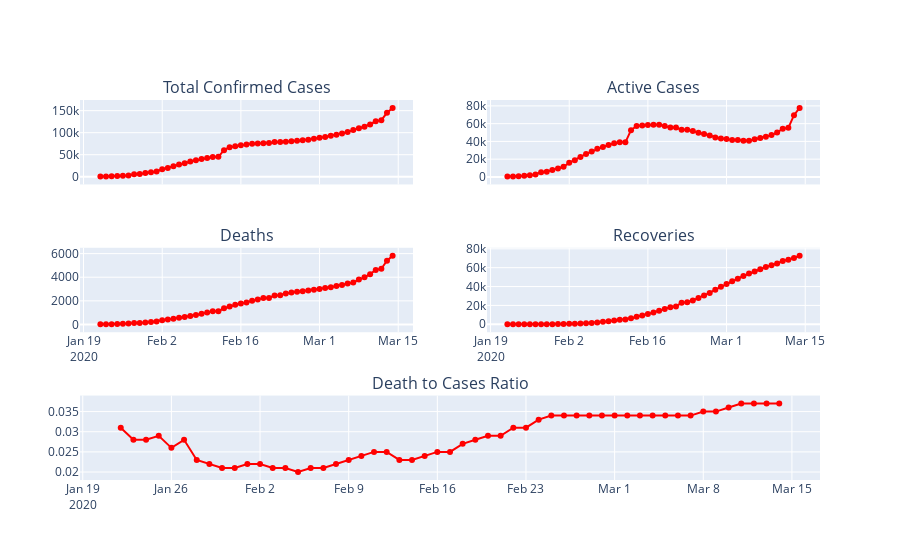

Notebook cell for this chart:
### Code cell
chartcol='red'
fig = make_subplots(rows=3, cols=2,shared_xaxes=True,
                    specs=[[{}, {}],[{},{}],
                       [{"colspan": 2}, None]],
                    subplot_titles=('Total Confirmed Cases','Active Cases','Deaths','Recoveries','Death to Cases Ratio'))
fig.add_trace(go.Scatter(x=GlobalTotals.index,y=GlobalTotals['Total Confirmed Cases'],
                         mode='lines+markers',
                         name='Confirmed Cases',
                         line=dict(color=chartcol,width=2)),
                         row=1,col=1)
fig.add_trace(go.Scatter(x=GlobalTotals.index,y=GlobalTotals['Active Cases'],
                         mode='lines+markers',
                         name='Active Cases',
                         line=dict(color=chartcol,width=2)),
                         row=1,col=2)
fig.add_trace(go.Scatter(x=GlobalTotals.index,y=GlobalTotals['Total Deaths'],
                         mode='lines+markers',
                         name='Deaths',
                         line=dict(color=chartcol,width=2)),
                         row=2,col=1)
fig.add_trace(go.Scatter(x=GlobalTotals.index,y=GlobalTotals['Total Recoveries'],
                         mode='lines+markers',
                         name='Recoveries',
                         line=dict(color=chartcol,width=2)),
                         row=2,col=2)
fig.add_trace(go.Scatter(x=GlobalTotals.index,y=GlobalTotals['Death to Cases Ratio'],
                         mode='lines+markers',
                         line=dict(color=chartcol,width=2)),
                         row=3,col=1)
fig.update_layout(showlegend=False)
